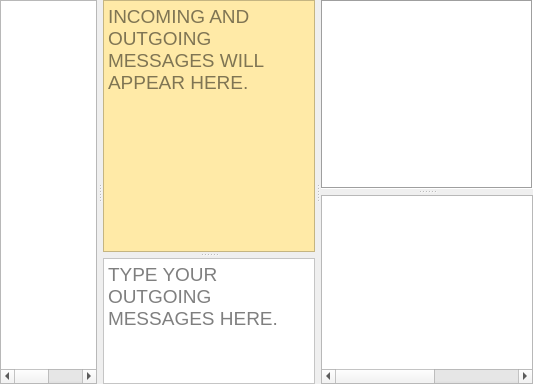
      <widget class="QSplitter" name="textHorizontalSplitter">
       <property name="sizePolicy">
        <sizepolicy hsizetype="MinimumExpanding" vsizetype="Expanding">
         <horstretch>0</horstretch>
         <verstretch>4</verstretch>
        </sizepolicy>
       </property>
       <property name="minimumSize">
        <size>
         <width>0</width>
         <height>75</height>
        </size>
       </property>
       <property name="orientation">
        <enum>Qt::Orientation::Horizontal</enum>
       </property>
       <property name="handleWidth">
        <number>6</number>
       </property>
       <widget class="QTableWidget" name="tableWidgetRXAll">
        <property name="sizePolicy">
         <sizepolicy hsizetype="Expanding" vsizetype="Expanding">
          <horstretch>6</horstretch>
          <verstretch>0</verstretch>
         </sizepolicy>
        </property>
        <property name="font">
         <font>
          <pointsize>12</pointsize>
         </font>
        </property>
        <property name="toolTip">
         <string>&lt;html&gt;&lt;head/&gt;&lt;body&gt;&lt;p&gt;Received band activity is displayed with time since last heard, SNR, and the text received for each frequency offset in the passband.&lt;/p&gt;&lt;/body&gt;&lt;/html&gt;</string>
        </property>
        <property name="sizeAdjustPolicy">
         <enum>QAbstractScrollArea::SizeAdjustPolicy::AdjustToContentsOnFirstShow</enum>
        </property>
        <property name="autoScroll">
         <bool>false</bool>
        </property>
        <property name="editTriggers">
         <set>QAbstractItemView::EditTrigger::NoEditTriggers</set>
        </property>
        <property name="showDropIndicator" stdset="0">
         <bool>false</bool>
        </property>
        <property name="dragDropOverwriteMode">
         <bool>false</bool>
        </property>
        <property name="alternatingRowColors">
         <bool>true</bool>
        </property>
        <property name="selectionMode">
         <enum>QAbstractItemView::SelectionMode::SingleSelection</enum>
        </property>
        <property name="selectionBehavior">
         <enum>QAbstractItemView::SelectionBehavior::SelectRows</enum>
        </property>
        <property name="textElideMode">
         <enum>Qt::TextElideMode::ElideLeft</enum>
        </property>
        <property name="gridStyle">
         <enum>Qt::PenStyle::DotLine</enum>
        </property>
        <property name="sortingEnabled">
         <bool>false</bool>
        </property>
        <property name="wordWrap">
         <bool>false</bool>
        </property>
        <attribute name="horizontalHeaderVisible">
         <bool>false</bool>
        </attribute>
        <attribute name="horizontalHeaderCascadingSectionResizes">
         <bool>false</bool>
        </attribute>
        <attribute name="horizontalHeaderMinimumSectionSize">
         <number>20</number>
        </attribute>
        <attribute name="horizontalHeaderDefaultSectionSize">
         <number>30</number>
        </attribute>
        <attribute name="horizontalHeaderHighlightSections">
         <bool>false</bool>
        </attribute>
        <attribute name="horizontalHeaderStretchLastSection">
         <bool>true</bool>
        </attribute>
        <attribute name="verticalHeaderVisible">
         <bool>false</bool>
        </attribute>
        <column>
         <property name="text">
          <string>Offset</string>
         </property>
        </column>
        <column>
         <property name="text">
          <string>Age</string>
         </property>
        </column>
        <column>
         <property name="text">
          <string>SNR</string>
         </property>
        </column>
        <column>
         <property name="text">
          <string>Time Delta</string>
         </property>
        </column>
        <column>
         <property name="text">
          <string>Speed</string>
         </property>
        </column>
        <column>
         <property name="text">
          <string>Message(s)</string>
         </property>
        </column>
       </widget>
       <widget class="QSplitter" name="textVerticalSplitter">
        <property name="sizePolicy">
         <sizepolicy hsizetype="Expanding" vsizetype="Expanding">
          <horstretch>10</horstretch>
          <verstretch>0</verstretch>
         </sizepolicy>
        </property>
        <property name="orientation">
         <enum>Qt::Orientation::Vertical</enum>
        </property>
        <property name="handleWidth">
         <number>6</number>
        </property>
        <widget class="QTextEdit" name="textEditRX">
         <property name="sizePolicy">
          <sizepolicy hsizetype="Expanding" vsizetype="Expanding">
           <horstretch>4</horstretch>
           <verstretch>2</verstretch>
          </sizepolicy>
         </property>
         <property name="font">
          <font>
           <pointsize>14</pointsize>
           <italic>false</italic>
          </font>
         </property>
         <property name="autoFillBackground">
          <bool>true</bool>
         </property>
         <property name="styleSheet">
          <string notr="true">QTextEdit { background-color:#ffeaa7; }</string>
         </property>
         <property name="undoRedoEnabled">
          <bool>false</bool>
         </property>
         <property name="readOnly">
          <bool>true</bool>
         </property>
         <property name="placeholderText">
          <string>INCOMING AND OUTGOING MESSAGES WILL APPEAR HERE.</string>
         </property>
        </widget>
        <widget class="TransmitTextEdit" name="extFreeTextMsgEdit">
         <property name="sizePolicy">
          <sizepolicy hsizetype="Expanding" vsizetype="Expanding">
           <horstretch>4</horstretch>
           <verstretch>1</verstretch>
          </sizepolicy>
         </property>
         <property name="font">
          <font>
           <pointsize>14</pointsize>
          </font>
         </property>
         <property name="styleSheet">
          <string notr="true">QTextEdit { background:rgb(255, 255, 255); }

QTextEdit[readOnly=&quot;true&quot;] {
	background:#EEE;
	font-style:italic;
}

QTextEdit[transmitting=&quot;true&quot;] {
	background:#EEE;
	font-style:italic;
}</string>
         </property>
         <property name="acceptRichText">
          <bool>false</bool>
         </property>
         <property name="placeholderText">
          <string>TYPE YOUR OUTGOING MESSAGES HERE.</string>
         </property>
        </widget>
       </widget>
       <widget class="QSplitter" name="callsVerticalSplitter">
        <property name="sizePolicy">
         <sizepolicy hsizetype="Expanding" vsizetype="Expanding">
          <horstretch>10</horstretch>
          <verstretch>0</verstretch>
         </sizepolicy>
        </property>
        <property name="orientation">
         <enum>Qt::Orientation::Vertical</enum>
        </property>
        <property name="handleWidth">
         <number>6</number>
        </property>
        <widget class="QTextBrowser" name="callDetailTextBrowser">
         <property name="visible">
          <bool>false</bool>
         </property>
         <property name="frameShape">
          <enum>QFrame::Shape::Box</enum>
         </property>
        </widget>
        <widget class="QTableWidget" name="tableWidgetCalls">
         <property name="font">
          <font>
           <pointsize>12</pointsize>
          </font>
         </property>
         <property name="toolTip">
          <string>&lt;html&gt;&lt;head/&gt;&lt;body&gt;&lt;p&gt;Received callsigns are displayed with time since last heard, SNR, and grid locator (if reported).&lt;/p&gt;&lt;/body&gt;&lt;/html&gt;</string>
         </property>
         <property name="autoScroll">
          <bool>false</bool>
         </property>
         <property name="editTriggers">
          <set>QAbstractItemView::EditTrigger::NoEditTriggers</set>
         </property>
         <property name="showDropIndicator" stdset="0">
          <bool>false</bool>
         </property>
         <property name="alternatingRowColors">
          <bool>true</bool>
         </property>
         <property name="selectionMode">
          <enum>QAbstractItemView::SelectionMode::SingleSelection</enum>
         </property>
         <property name="selectionBehavior">
          <enum>QAbstractItemView::SelectionBehavior::SelectRows</enum>
         </property>
         <property name="textElideMode">
          <enum>Qt::TextElideMode::ElideRight</enum>
         </property>
         <property name="gridStyle">
          <enum>Qt::PenStyle::DotLine</enum>
         </property>
         <property name="wordWrap">
          <bool>false</bool>
         </property>
         <attribute name="horizontalHeaderVisible">
          <bool>false</bool>
         </attribute>
         <attribute name="horizontalHeaderMinimumSectionSize">
          <number>20</number>
         </attribute>
         <attribute name="horizontalHeaderDefaultSectionSize">
          <number>30</number>
         </attribute>
         <attribute name="horizontalHeaderHighlightSections">
          <bool>false</bool>
         </attribute>
         <attribute name="horizontalHeaderStretchLastSection">
          <bool>true</bool>
         </attribute>
         <attribute name="verticalHeaderVisible">
          <bool>false</bool>
         </attribute>
         <column>
          <property name="text">
           <string>★</string>
          </property>
         </column>
         <column>
          <property name="text">
           <string>Callsigns</string>
          </property>
         </column>
         <column>
          <property name="text">
           <string>Age</string>
          </property>
         </column>
         <column>
          <property name="text">
           <string>SNR</string>
          </property>
         </column>
         <column>
          <property name="text">
           <string>Offset</string>
          </property>
         </column>
         <column>
          <property name="text">
           <string>Time Delta</string>
          </property>
         </column>
         <column>
          <property name="text">
           <string>Speed</string>
          </property>
         </column>
         <column>
          <property name="text">
           <string>Grid</string>
          </property>
         </column>
         <column>
          <property name="text">
           <string>Distance</string>
          </property>
         </column>
         <column>
          <property name="text">
           <string>°</string>
          </property>
          <property name="toolTip">
           <string>Azimuth</string>
          </property>
         </column>
         <column>
          <property name="text">
           <string>✓</string>
          </property>
          <property name="toolTip">
           <string>Worked Before</string>
          </property>
         </column>
         <column>
          <property name="text">
           <string>Name</string>
          </property>
         </column>
         <column>
          <property name="text">
           <string>Comment</string>
          </property>
         </column>
        </widget>
       </widget>
      </widget>
